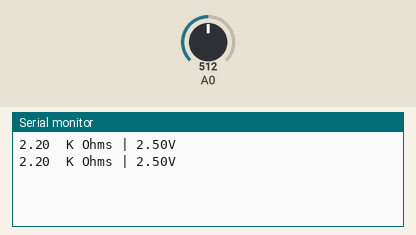
This sketch was run on a simulated Arduino Uno, built with avr-gcc and run on an emulated ATmega328P. Shown: the last lines printed to the serial monitor. Inputs (shaded band) come from the test bench; at power-on: A0 = 512.

Above: at 1.2 s.
1.3 s: A0 set to 691
At 2.6 s:
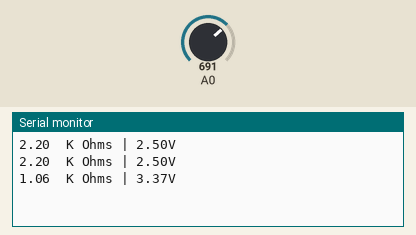
2.8 s: A0 set to 719
At 3.7 s:
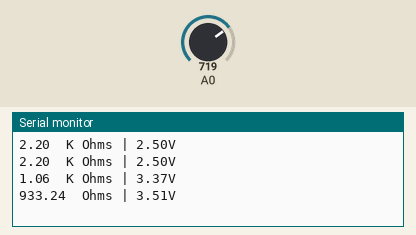

Measured:
- the behaviour switches between 704 and 705 on A0 (found by bisection; images 1 and 2)
- after the input at 1.3 s, the serial monitor: prints a new line after 0.70 s (image 1)
- after the input at 2.8 s, the serial monitor: prints a new line after 0.20 s (image 2)

The sketch:

Ohmimeter.ino
```cpp
double r1;
double r2 = 2200;
double x;

String ans;

void setup() {Serial.begin(9600);}

void loop() {
  x = analogRead(A0)*0.0048828125;

  r1 = (5*r2/x)-r2;

  if(analogRead(A0) <= 0){
    Serial.println("None");
  }else if(r1>=1000){
    ans = String(r1/1000.0) + "  K Ohms | " + x + "V";
    Serial.println(ans);
  }else{
    ans = String(r1) + "  Ohms | " + x + "V";
    Serial.println(ans);
  }
  delay(1000);

}
```
